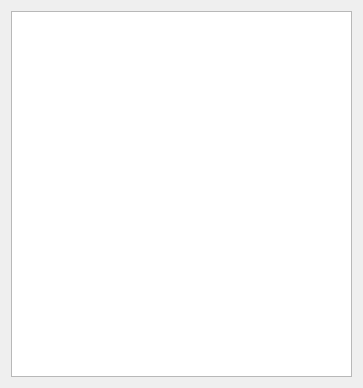
<?xml version="1.0" encoding="UTF-8"?>
<ui version="4.0">
    <class>ConfigureHotkeys</class>
    <widget class="QWidget" name="ConfigureHotkeys">
        <property name="geometry">
            <rect>
                <x>0</x>
                <y>0</y>
                <width>363</width>
                <height>388</height>
            </rect>
        </property>
        <property name="windowTitle">
            <string>Hotkey Settings</string>
        </property>
        <layout class="QVBoxLayout" name="verticalLayout">
            <item>
                <widget class="QTreeView" name="treeView">
                </widget>
            </item>
        </layout>
    </widget>
    <resources/>
    <connections/>
</ui>
